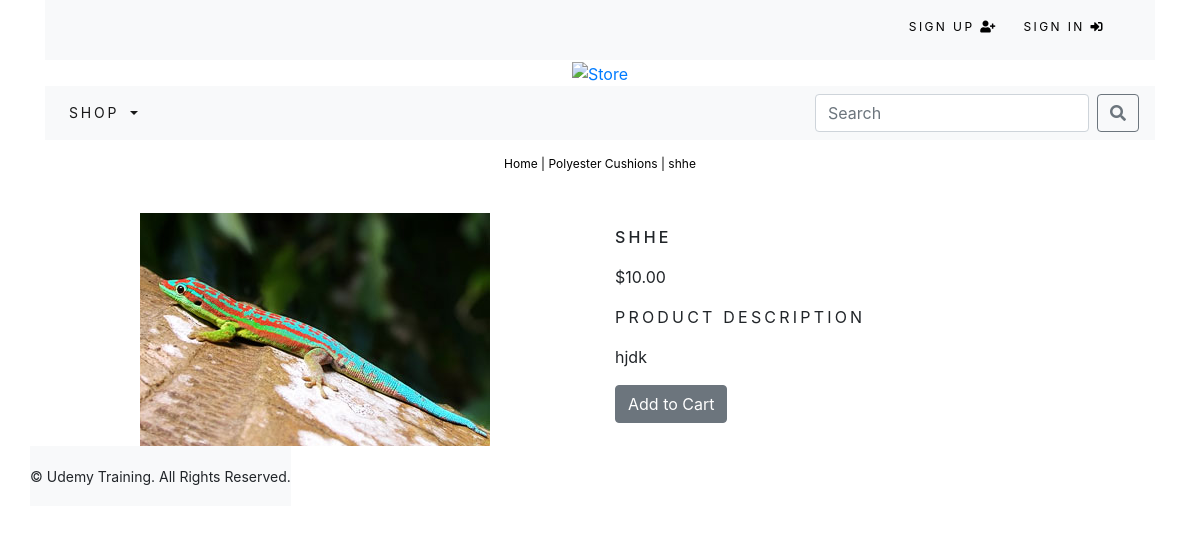
The app's page /shop/Polyester-Cushions/shhe/ with its own data.
### shop/models.py (models this page shows, shortened)
class Product(models.Model):
	name = models.CharField(max_length=250, unique=True)
	slug = models.SlugField(max_length=250, unique=True)
	description = models.TextField(blank=True)
	category = models.ForeignKey(Category, on_delete=models.CASCADE)
	price = models.DecimalField(max_digits=10, decimal_places=2)
	image = models.ImageField(upload_to='product', blank=True)
	stock = models.IntegerField()
	available = models.BooleanField(default=True)
	created = models.DateTimeField(auto_now_add=True)
	updated = models.DateTimeField(auto_now=True)
	class Meta:
		ordering = ('name',)
		verbose_name = 'product'
		verbose_name_plural = 'products'

class Category(models.Model):
	name = models.CharField(max_length=250, unique=True)
	slug = models.SlugField(max_length=250, unique=True)
	description = models.TextField(blank=True)
	image = models.ImageField(upload_to='category', blank=True)
	class Meta:
		ordering = ('name',)
		verbose_name = 'category'
		verbose_name_plural = 'categories'
	def get_url(self):
		return reverse('shop:products_by_category', args=[self.slug])
	def __str__(self):
		return '{}'.format(self.name)

### shop/views.py (the view)
# urls.py: path('<slug:c_slug>/<slug:product_slug>/', views.ProdCatDetail, name='ProdCatDetail'),
def ProdCatDetail(request,c_slug,product_slug):
	try:
		product = Product.objects.get(category__slug=c_slug,slug=product_slug)
	except Exception as e:
		raise e
	return render(request,'shop/product.html', {'product':product})

### cart/context_processors.py (called while the page is built)
def counter(request):
    item_count = 0
    if 'admin' in request.path:
        return {}
    else:
        try:
            cart = Cart.objects.filter(cart_id=_cart_id(request))
            cart_items = CartItem.objects.all().filter(cart=cart[:1])
            for cart_item in cart_items:
                item_count += cart_item.quantity
        except Cart.DoesNotExist:
            item_count = 0
    return dict(item_count = item_count)

### cart/views.py (called while the page is built)
def _cart_id(request):
	cart = request.session.session_key
	if not cart:
		cart = request.session.create()
	return cart

### shop/context_processors.py (called while the page is built)
def menu_links(request):
        links = Category.objects.all()
        return dict(links=links)

### shop/templates/shop/product.html (shortened to what this page needs)
{% extends "base.html" %}
{% load staticfiles %}
{% block content %}
	<div class="row my_prod_row_class">
		<div class="mx-auto">
			<p><a href="{% url 'shop:allProdCat' %}">Home</a> | <a href="{{ product.category.get_url }}">{{ product.category }}</a> | {{ product.name }}</p>
		</div>
		<div class="container">
			<br>
			<div class="row">
				<div class="col-12 col-sm-12 col-md-12 col-lg-6 text-center">
					<div div style="min-width: 18rem">
						<img src="{{product.image.url}}" alt="{{product.name}}">
					</div>
				</div>
				<div class="col-12 col-sm-12 col-md-12 col-lg-6">
					<div>
						<h1 class="my_prod_title">{{product.name}}</h1>
						<p>${{product.price}}</p>
						<p class="my_title">Product Description</p>
						<p class="text-justify my_prod_text">{{product.description}}</p>
						{% if product.stock <= 0 %}
							<p class="text-justify my_prod_text"><b>Out of Stock</b></p>
						{% else %}
							<a class= "btn btn-secondary" href="{% url 'cart:add_cart' product.id %}">Add to Cart</a>
						{% endif %}
			</div>
		</div>
	</div>
{% endblock %}

### static/css/custom.css (style rules this page uses)
body { font-family: 'Roboto', sans-serif; }
.my_title { font-size: 16px; text-transform: uppercase; letter-spacing: .2em; }
.my_prod_row_class { padding-top: 15px; padding-bottom: 20px; }
.my_prod_row_class .mx-auto p { color: #000; font-size: 12px; }
.my_prod_row_class .mx-auto p a { color: #000; font-size: 12px; text-decoration: none; }
.my_prod_title { font-size: 16px; text-transform: uppercase; letter-spacing: .2em; padding-top: 15px; padding-bottom: 10px; }
.my_prod_text { padding-right: 20px; }

### records on screen
Product: category "Polyester Cushions", name "shhe", image (picture), name "SHHE", price "10.00", description "hjdk"
